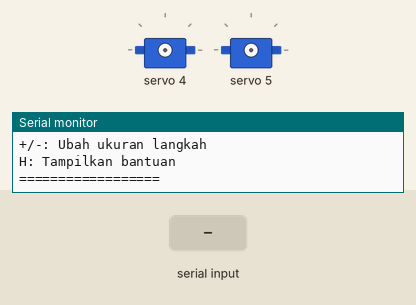
A sketch run on a simulated ESP32. Shown: 2 × servo, the last lines printed to the serial monitor. The inputs (shaded band) are chosen by the test bench. Nothing arrives over Bluetooth unless stated.

Above: at 2.2 s.
2.3 s: "w" received over Serial
3.8 s: "s" received over the second serial link
At 4.9 s:
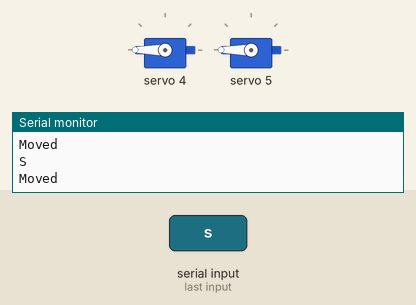
5.3 s: "w" received over the second serial link
At 6.3 s:
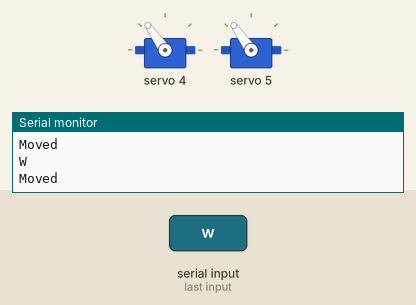
6.8 s: "S" received over the second serial link
At 8.2 s:
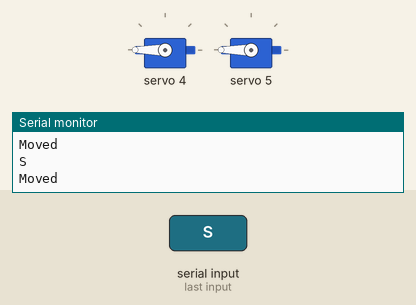
Timing chart, 0 to 9.3 s (numbered marks = the images above; inputs shaded):
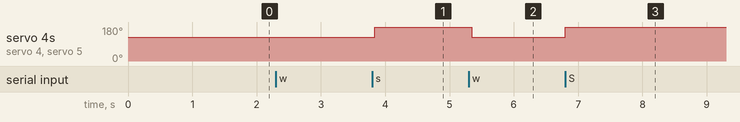

Measured:
- after the input at 3.8 s, servo 4, servo 5: 125° → 180° at once
- after the input at 5.3 s, servo 4, servo 5: 180° → 125° after 0.05 s
- after the input at 6.8 s, servo 4, servo 5: 125° → 180° at once

The sketch:

keyboard_bluetooth.ino
```cpp
#include <Wire.h>
#include <Adafruit_PWMServoDriver.h>
#include "BluetoothSerial.h"

// Inisialisasi objek
BluetoothSerial SerialBT;
Adafruit_PWMServoDriver pwm = Adafruit_PWMServoDriver();

// Fungsi konversi derajat ke pulse servo
int angleToPulse(int angle) {
  return map(angle, 0, 180, 150, 600); // kalibrasi sesuai kebutuhan
}

void setup() {
  Serial.begin(115200);

  Wire.begin(21, 22);

  pwm.begin();
  pwm.setPWMFreq(50);
  delay(10);

  SerialBT.begin("ESP32_ServoControl");
  Serial.println("ESP32 Servo Control Ready!");
  Serial.println("Bluetooth device name: ESP32_ServoControl");
  Serial.println("Pair your keyboard and start controlling servos!");

  delay(1000);
  printInstructions();
}

void loop() {
  if (SerialBT.available()) {
    char key = SerialBT.read();
    processKeyInput(key);
  }

  if (Serial.available()) {
    char key = Serial.read();
    processKeyInput(key);
  }

  delay(50);
}

void processKeyInput(char key) {
  bool moved = false;

  switch (key) {
    case 'w':
    case 'W': {
      int pulse = angleToPulse(90); // posisi tengah
      pwm.setPWM(4, 0, pulse);          // Servo1
      pwm.setPWM(5, 0, pulse);          // Servo2
      delay(200);

      Serial.println("W");
      moved = true;
      break;
    }

    case 's':
    case 'S': {
      int pulse = angleToPulse(180); // posisi tengah
      pwm.setPWM(4, 0, pulse);          // Servo1
      pwm.setPWM(5, 0, pulse);          // Servo2
      delay(200);

      Serial.println("S");
      moved = true;
      break;
    }

    default:
      // Tidak ada aksi
      break;
  }

  if (moved) {
    Serial.println("Moved");
  }
}

void printInstructions() {
  Serial.println("\n=== KONTROL SERVO ===");
  Serial.println("W/S: Servo 1 (Channel 4) - Naik/Turun");
  Serial.println("A/D: Servo 2 (Channel 5) - Kiri/Kanan");
  Serial.println("R: Reset kedua servo ke 90°");
  Serial.println("+/-: Ubah ukuran langkah");
  Serial.println("H: Tampilkan bantuan");
  Serial.println("==================\n");
}
```
